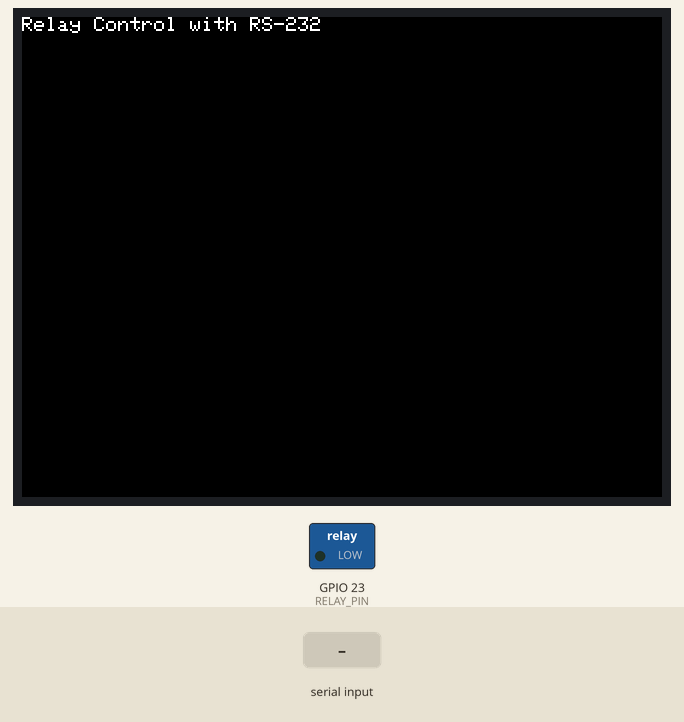
Recording of a program running on a simulated ESP32. Shown: 320×240 colour display, switched loads named in the program (green lamp = pin HIGH). The inputs (shaded band) are chosen by the test bench. What the program prints to the serial monitor is not drawn.

Above: at 1.3 s.
1.4 s: "on" received over the second serial link
At 2.6 s:
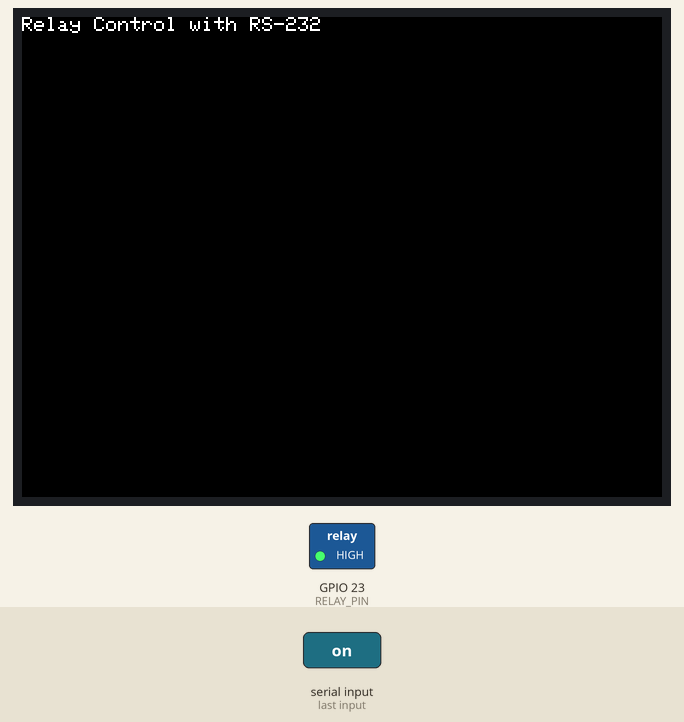
2.9 s: "off" received over the second serial link
At 4.0 s:
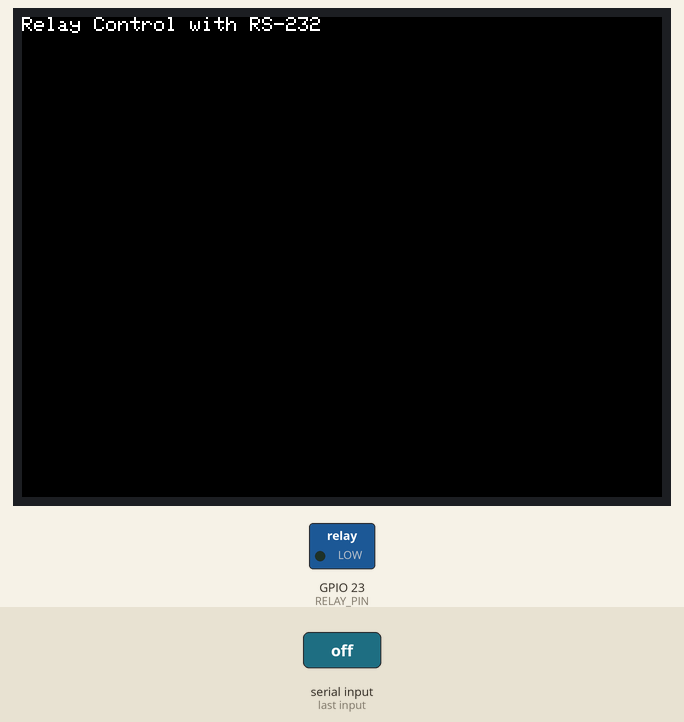
Timing chart, 0 to 5.9 s (numbered marks = the images above; inputs shaded):
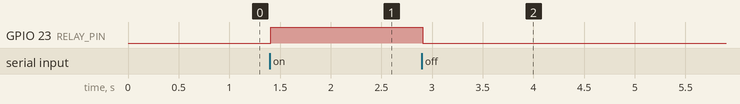

Measured:
- after the input at 1.4 s, GPIO 23 (RELAY_PIN): LOW → HIGH at once
- after the input at 2.9 s, GPIO 23 (RELAY_PIN): HIGH → LOW at once

The program:

main.cpp
```cpp
#include <M5Stack.h>

// A very simple example of sending a string of characters
// from the serial monitor, capturing the individual
// characters into a String, then evaluating the contents
// of the String to perform an action (on/off board LED).

const int RELAY_PIN = 23; // the board pin, which connects to the IN pin of relay

String readString;

void setup()
{
  M5.begin();
  Serial2.begin(9600, SERIAL_8N1, 16, 17);
  Serial.begin(115200);
  M5.Lcd.setTextSize(1);
  digitalWrite(RELAY_PIN, LOW); // initialize relay pin to off
  pinMode(RELAY_PIN, OUTPUT);
  M5.Lcd.print("Relay Control with RS-232");
  Serial.println("serial on/off test 0021"); // so I can keep track
}

void receiveSerialData() // function to read string from serial and trigger relays
{
  while (Serial2.available()) // Don't read unless you know there is data
  {
    delay(3);
    char c = Serial2.read(); // Read a character
    readString += c;         // add chacracters togerthe and store it
  }

  if (readString.length() > 0)
  {
    Serial.println(readString);

    //////////////////

    if (readString.indexOf("on") >= 0)
    {
      digitalWrite(RELAY_PIN, HIGH);
      Serial.println("RELAY ON"); // display on serial monitor
      Serial2.write("RELAY ON"); // send a message back that shows the current state of the relay
    }

    if (readString.indexOf("off") >= 0)
    {
      digitalWrite(RELAY_PIN, LOW);
      Serial.println("RELAY OFF"); // display on serial monitor
      Serial2.write("RELAY OFF"); // send a message back that shows the current state of the relay
    }

    //////////////////

    readString = ""; // Clear recieved buffer
  }
}

void loop()
{
  // put your main code here, to run repeatedly:
  receiveSerialData();
}
```
